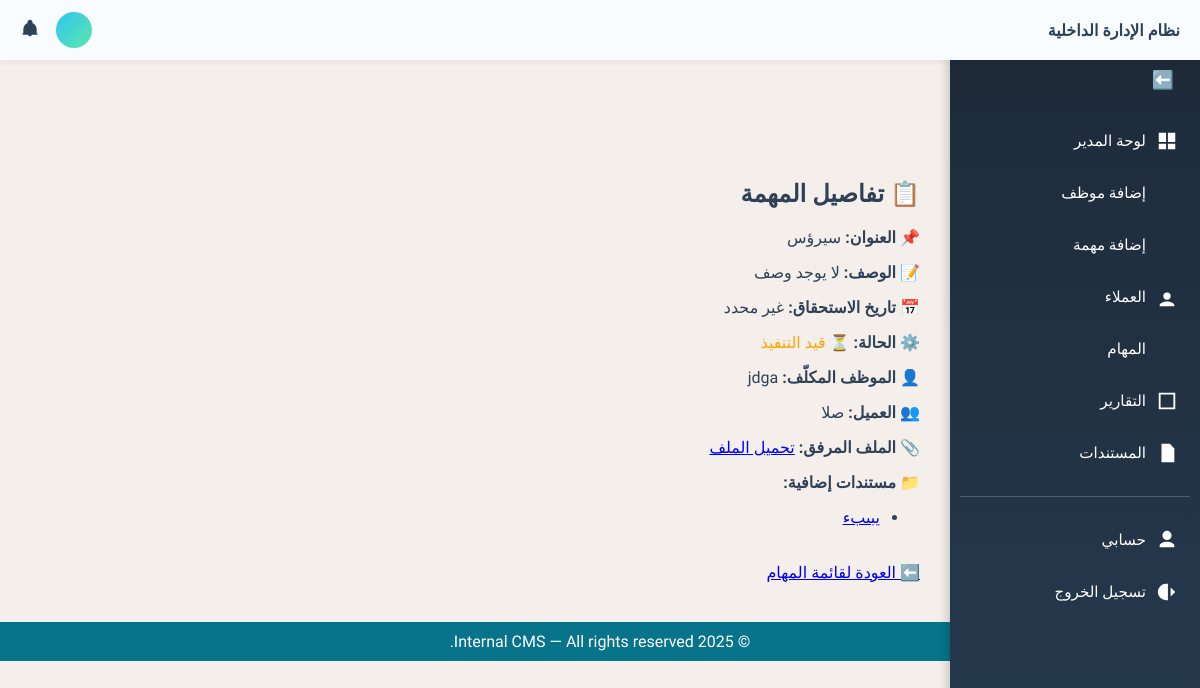
The app's page /tasks/tasks/18/ (signed in), older data.
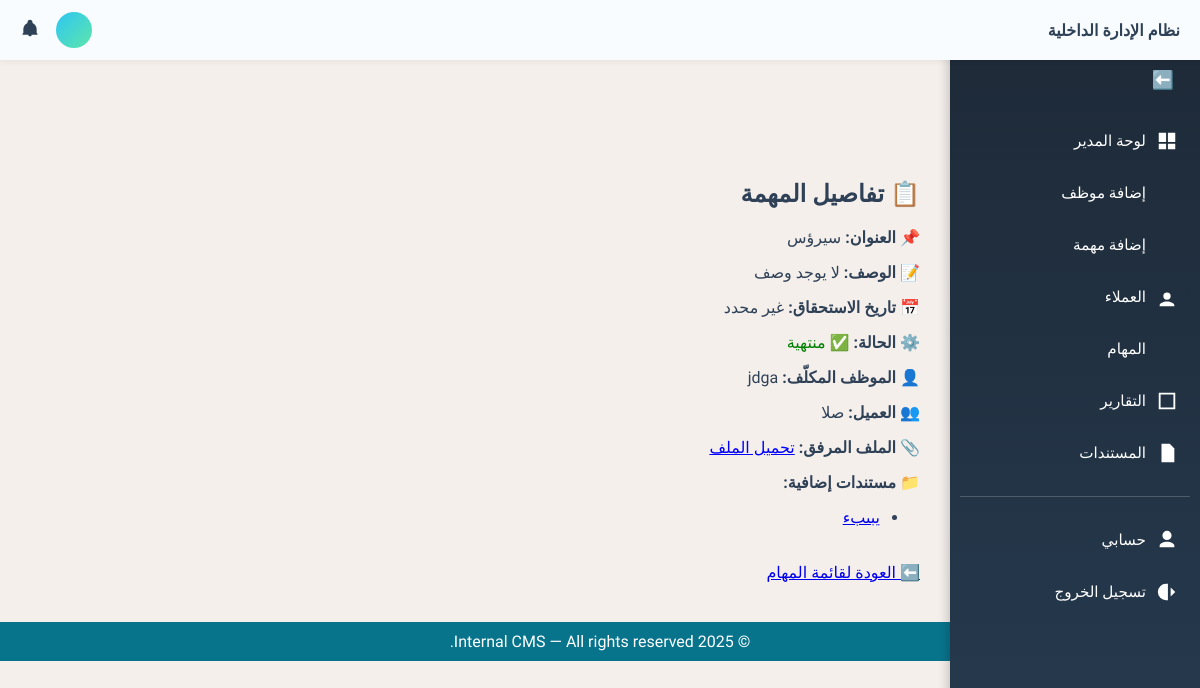
The same page, newer data.
### tasks/views.py (the view)
# urls.py: path('tasks/<int:task_id>/', task_detail_view, name='task_detail'),
@login_required
def task_detail_view(request, task_id):
    task = get_object_or_404(Task, id=task_id)
    return render(request, 'tasks/detail.html', {'task': task})

### templates/tasks/detail.html
{% extends 'base.html' %}
{% block content %}
<div class="container" style="padding: 20px;">
  <h2>📋 تفاصيل المهمة</h2>
  <div style="margin-top: 15px;">
    <p><strong>📌 العنوان:</strong> {{ task.title }}</p>
    <p><strong>📝 الوصف:</strong> {{ task.description|default:"لا يوجد وصف" }}</p>
    <p><strong>📅 تاريخ الاستحقاق:</strong> {{ task.due_date|default:"غير محدد" }}</p>
    <p>
      <strong>⚙️ الحالة:</strong>
      {% if task.status == 'pending' %}
        <span style="color: orange;">⏳ قيد التنفيذ</span>
      {% elif task.status == 'completed' %}
        <span style="color: green;">✅ منتهية</span>
      {% elif task.status == 'overdue' %}
        <span style="color: red;">⏰ متأخرة</span>
      {% endif %}
    </p>
    <p><strong>👤 الموظف المكلّف:</strong> {{ task.assigned_to.username|default:"غير محدد" }}</p>
    <p><strong>👥 العميل:</strong> {{ task.client.name|default:"غير محدد" }}</p>
    {% if task.file_url %}
      <p><strong>📎 الملف المرفق:</strong>
        <a href="{{ task.file_url }}" target="_blank" style="color: blue;">تحميل الملف</a>
      </p>
    {% endif %}
    {% if task.documents.all %}
      <p><strong>📁 مستندات إضافية:</strong></p>
      <ul>
        {% for doc in task.documents.all %}
          <li>
            <a href="{{ doc.file_url }}" target="_blank">{{ doc.title }}</a>
          </li>
        {% empty %}
          <li>لا توجد مستندات إضافية</li>
        {% endfor %}
      </ul>
    {% endif %}
  </div>
  <a href="{% url 'task_list' %}" class="button" style="display: inline-block; margin-top: 20px;">⬅️ العودة لقائمة المهام</a>
</div>
{% endblock %}

Row changes from the older to the newer data that the page shows:
changed Task "سيرؤس": status "pending" → "completed" (drawn)
Text that changed along with them:
text no longer shown: "⏳ قيد التنفيذ"
text now shown: "✅ منتهية"
